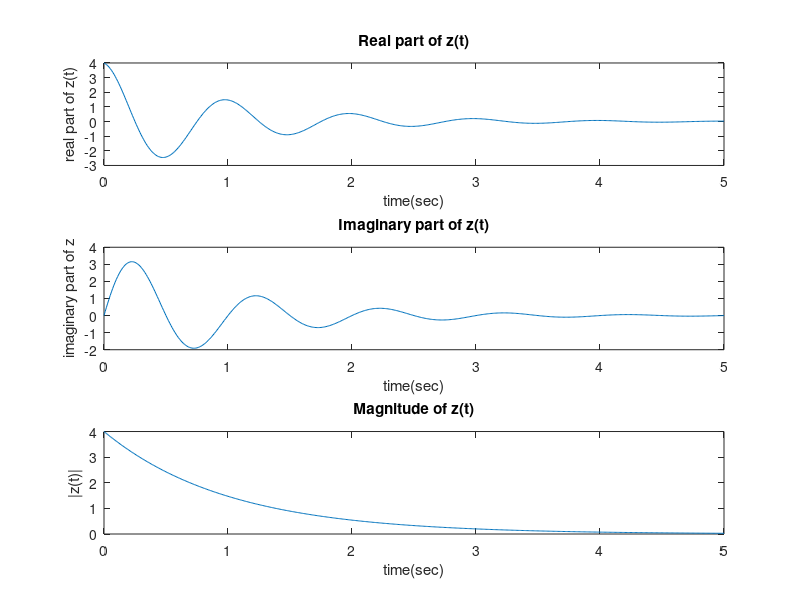
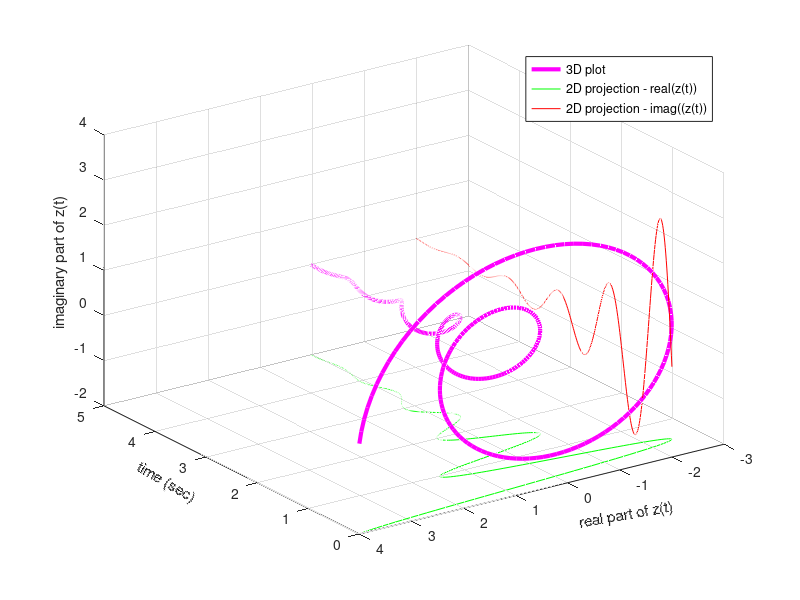

MATLAB code for these plots, in order:
clear all;
%define time scale
t=0:0.01:5;

%part b
figure(1)
%real part of z(t)
realzt=4*exp(-t).*(cos(2*pi.*t));
%plot real part of z(t)
subplot(3,1,1);
plot(t,realzt);
xlabel('time(sec)');
ylabel('real part of z(t)');
title('Real part of z(t)');

%imaginary part of z(t)
imagzt=4*exp(-t).*(sin(2*pi.*t));
%plot imaginary part of z(t)
subplot(3,1,2);
plot(t,imagzt);
xlabel('time(sec)');
ylabel('imaginary part of z');
title('Imaginary part of z(t)');


%magnitude of z(t)
magzt=4*exp(-t);
%plot magnitude of z(t)
subplot(3,1,3);
plot(t,magzt);
xlabel('time(sec)');
ylabel('|z(t)|');
title('Magnitude of z(t)');

%part c
figure(2);
plot3(t,realzt,imagzt,'LineWidth',3,'Color','m');
grid on;
hold on;
plot3(t, realzt, zeros(size(t))-2,'Color','g');
plot3(t, zeros(size(t))-2, imagzt,'Color','r');
hold off;
view([-125 30])
xlabel('time (sec)', 'Rotation',-30);
ylabel('real part of z(t)', 'Rotation',10);
zlabel('imaginary part of z(t)');
legend('3D plot','2D projection - real(z(t))','2D projection - imag((z(t))');